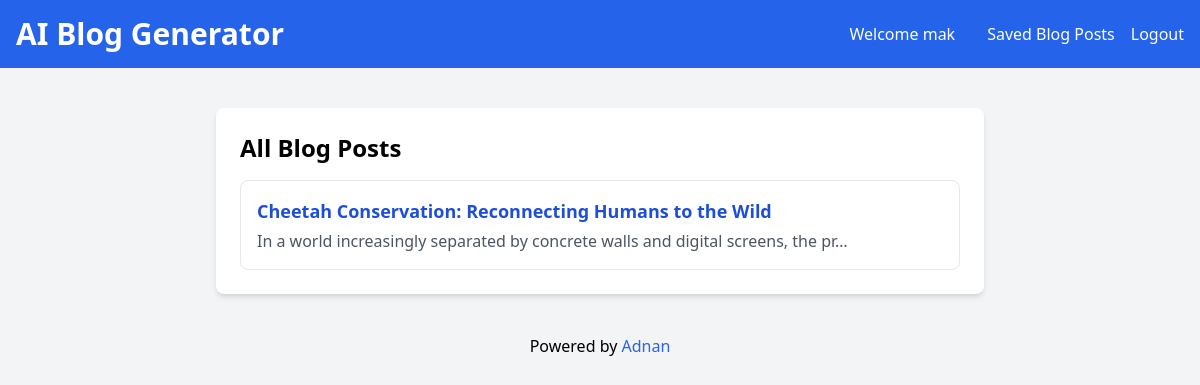
Screenshot of /blog-list/ (signed in) with the database file from the repository.
### blog_generator/models.py (models this page shows, shortened)
class BlogPost(models.Model):
    user = models.ForeignKey(User, on_delete=models.CASCADE)
    youtube_title = models.CharField(max_length=300)
    youtube_link = models.URLField()
    generated_content = models.TextField()
    created_at = models.DateTimeField(auto_now_add=True)

### blog_generator/views.py (the view)
# urls.py: path('blog-list/', views.blog_list, name='blog-list'),
@login_required
def blog_list(request):
    blog_articles = BlogPost.objects.filter(user=request.user).order_by('-created_at')
    return render(request, "all-blogs.html", {'blog_articles': blog_articles})

### templates/all-blogs.html (shortened to what this page needs)
<!DOCTYPE html>
<html lang="en">
  <head>
    <link
      href="https://cdn.jsdelivr.net/npm/tailwindcss@2.2.19/dist/tailwind.min.css"
      rel="stylesheet"
    />
  </head>
  <body class="bg-gray-100 font-sans antialiased">
    <nav
      class="bg-blue-600 p-4 text-white flex flex-col sm:flex-row sm:justify-between sm:items-center"
    >
      <div>
        <h1 class="text-2xl sm:text-3xl font-bold text-center sm:text-left">
          AI Blog Generator
        </h1>
      </div>
      <div class="mt-4 sm:mt-0 flex flex-col sm:flex-row items-center">
        <a
          href="{% url 'index' %}"
          class="text-white hover:underline my-1 sm:my-0 sm:mx-4"
          >Welcome {{ user.username }}</a
        >
        <a
          href="{% url 'blog-list' %}"
          class="text-white hover:underline my-1 sm:my-0 sm:mx-4"
          >Saved Blog Posts</a
        >
        <a
          href="{% url 'logout' %}"
          class="text-white hover:underline my-1 sm:my-0"
          >Logout</a
        >
      </div>
    </nav>
    <div class="container mx-auto mt-6 sm:mt-10 px-4">
      <div class="max-w-3xl mx-auto bg-white p-4 md:p-6 rounded-lg shadow-md">
        <section>
          <h2 class="text-xl md:text-2xl mb-4 font-semibold">All Blog Posts</h2>
          <div class="space-y-4">
            {% for article in blog_articles reversed %}
            <a href="{% url 'blog-details' pk=article.id %}">
              <div
                class="border border-gray-200 p-4 rounded-lg hover:shadow-lg hover:border-blue-400 transition-shadow"
              >
                <h3 class="text-lg font-semibold text-blue-700">
                  {{article.youtube_title}}
                </h3>
                <p class="text-gray-600 mt-1">
                  {{article.generated_content|truncatechars:80}}
                </p>
              </div>
            </a>
            {% empty %}
            <p>No blog posts found.</p>
            {% endfor %}
          </div>
        </section>
      </div>
    </div>
    <footer class="text-center p-4 text-black mt-6">
      Powered by
      <a
        href="https://www.instagram.com/kamikaze_0o/"
        target="_blank"
        class="text-blue-600 hover:underline"
        >Adnan</a
      >
    </footer>
  </body>
</html>

### rows the page displays
BlogPost: youtube_title "Cheetah Conservation: Reconnecting Humans to the Wild", generated_content "In a world increasingly separated by concrete walls and digital screens, the pr…"

### other values shown
{{ user.username }} "mak"
